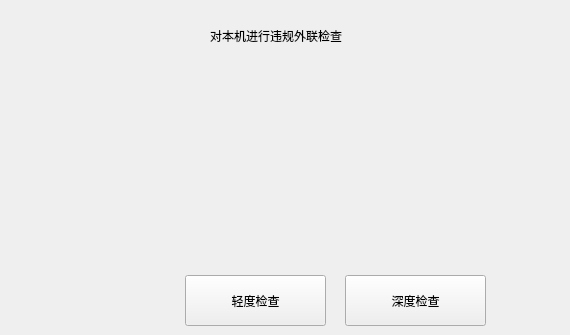
      <widget class="QWidget" name="page_17">
       <widget class="QLabel" name="budingLabel_3">
        <property name="geometry">
         <rect>
          <x>210</x>
          <y>15</y>
          <width>351</width>
          <height>41</height>
         </rect>
        </property>
        <property name="styleSheet">
         <string notr="true">font: 18pt &quot;微软雅黑&quot;;
color: rgb(0, 0, 0);</string>
        </property>
        <property name="text">
         <string>对本机进行违规外联检查</string>
        </property>
       </widget>
       <widget class="QLabel" name="label_34">
        <property name="geometry">
         <rect>
          <x>265</x>
          <y>95</y>
          <width>131</width>
          <height>131</height>
         </rect>
        </property>
        <property name="text">
         <string/>
        </property>
        <property name="pixmap">
         <pixmap resource="button.qrc">:/button/search_globe.png</pixmap>
        </property>
        <property name="scaledContents">
         <bool>true</bool>
        </property>
       </widget>
       <widget class="QLabel" name="label_33">
        <property name="geometry">
         <rect>
          <x>175</x>
          <y>20</y>
          <width>30</width>
          <height>30</height>
         </rect>
        </property>
        <property name="text">
         <string/>
        </property>
        <property name="pixmap">
         <pixmap resource="button.qrc">:/button/attn.png</pixmap>
        </property>
        <property name="scaledContents">
         <bool>true</bool>
        </property>
       </widget>
       <widget class="QPushButton" name="wlDeepCheckButton">
        <property name="geometry">
         <rect>
          <x>345</x>
          <y>275</y>
          <width>141</width>
          <height>51</height>
         </rect>
        </property>
        <property name="text">
         <string>深度检查</string>
        </property>
       </widget>
       <widget class="QPushButton" name="wlMildCheckButton">
        <property name="geometry">
         <rect>
          <x>185</x>
          <y>275</y>
          <width>141</width>
          <height>51</height>
         </rect>
        </property>
        <property name="text">
         <string>轻度检查</string>
        </property>
       </widget>
      </widget>
